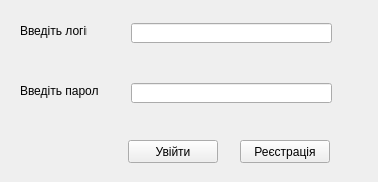
<?xml version="1.0" encoding="UTF-8"?>
<ui version="4.0">
 <class>Authorization</class>
 <widget class="QWidget" name="Authorization">
  <property name="geometry">
   <rect>
    <x>0</x>
    <y>0</y>
    <width>378</width>
    <height>182</height>
   </rect>
  </property>
  <property name="minimumSize">
   <size>
    <width>378</width>
    <height>182</height>
   </size>
  </property>
  <property name="maximumSize">
   <size>
    <width>378</width>
    <height>182</height>
   </size>
  </property>
  <property name="windowTitle">
   <string>Form</string>
  </property>
  <widget class="QLabel" name="loginLabel">
   <property name="geometry">
    <rect>
     <x>20</x>
     <y>23</y>
     <width>67</width>
     <height>16</height>
    </rect>
   </property>
   <property name="text">
    <string>Введіть логін</string>
   </property>
  </widget>
  <widget class="QLabel" name="passwordLabel">
   <property name="geometry">
    <rect>
     <x>20</x>
     <y>83</y>
     <width>78</width>
     <height>16</height>
    </rect>
   </property>
   <property name="text">
    <string>Введіть пароль</string>
   </property>
  </widget>
  <widget class="QLineEdit" name="LoginlineEdit">
   <property name="geometry">
    <rect>
     <x>131</x>
     <y>23</y>
     <width>201</width>
     <height>20</height>
    </rect>
   </property>
  </widget>
  <widget class="QLineEdit" name="PasswordlineEdit_2">
   <property name="geometry">
    <rect>
     <x>131</x>
     <y>83</y>
     <width>201</width>
     <height>20</height>
    </rect>
   </property>
  </widget>
  <widget class="QPushButton" name="pushButton">
   <property name="geometry">
    <rect>
     <x>128</x>
     <y>140</y>
     <width>90</width>
     <height>23</height>
    </rect>
   </property>
   <property name="text">
    <string>Увійти</string>
   </property>
  </widget>
  <widget class="QPushButton" name="pushButton_2">
   <property name="geometry">
    <rect>
     <x>240</x>
     <y>140</y>
     <width>90</width>
     <height>23</height>
    </rect>
   </property>
   <property name="text">
    <string>Реєстрація</string>
   </property>
  </widget>
  <widget class="QLabel" name="LoginError">
   <property name="geometry">
    <rect>
     <x>131</x>
     <y>49</y>
     <width>238</width>
     <height>16</height>
    </rect>
   </property>
   <property name="text">
    <string/>
   </property>
  </widget>
  <widget class="QLabel" name="PasswordError">
   <property name="geometry">
    <rect>
     <x>131</x>
     <y>109</y>
     <width>238</width>
     <height>16</height>
    </rect>
   </property>
   <property name="text">
    <string/>
   </property>
  </widget>
 </widget>
 <resources/>
 <connections/>
</ui>
